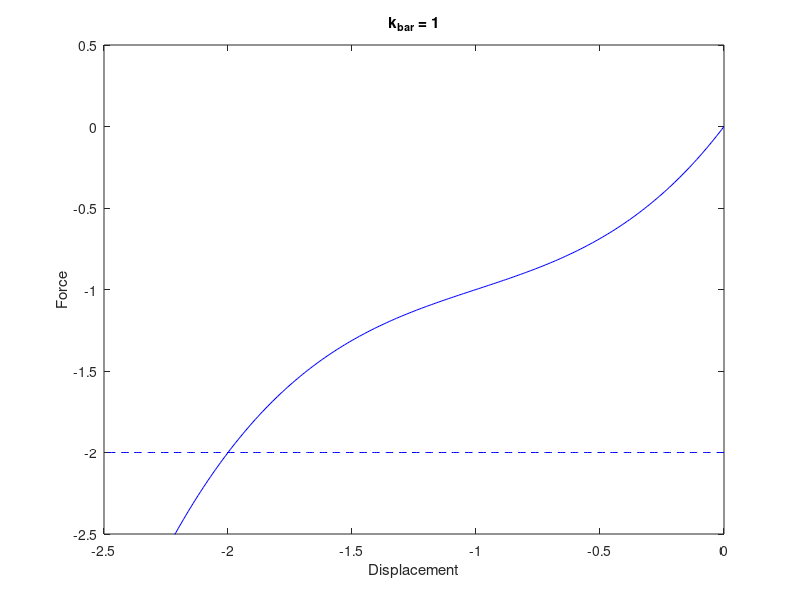

Write the MATLAB code that produced this figure. (Note: this script raises an error after producing the figure.)
%%
clear
clc
close all
format longEng
%% plot the analytical solution
k_bar = 1.0;
x=0:-0.01:-2.5;
y=x + 1.5*x.^2 + 0.5*x.^3 + k_bar * x;
figure(1)
fig1 = plot(x,y,'b'); hold on
axis([-2.5 0 -2.5 0.5]);
xlabel('Displacement');
ylabel('Force');
title(['k_b_a_r = ',num2str(k_bar)]);

%% arc length method
% set param for increment
F_ext=2;
F_ini=0;
fig1 = plot(x,-F_ext*ones(1,length(x)),'b--'); hold on
%
tol=1e-3;
max_iter = 100;
step=1;
max_step = 100;
Residual_inc = 1;
%
deltalL = 0.05;
beta = 1.0;

while(step<=max_step)
    if step==1
        u(step)=0;
        lambda(step)=0;
    else
        u(step) = u(step-1) + delta_u(iter);
        lambda(step) = lambda(step-1) + delta_lambda(iter);
        if F_inter(u(step),k_bar)<-2
            break;
        end
    end
    
    %init iter
    iter=1;
    delta_u=0;
    delta_lambda=0;
    k = k_stif(u(step),k_bar);
    Residual=1;
    
    while(iter<=max_iter && abs(Residual)>=tol)
        if iter==1
            ddelta_u2=0;
            ddelta_u1=F_ext/k;
            
            a1=ddelta_u1*ddelta_u1+beta*F_ext*F_ext;
            a2=2*ddelta_u1*(delta_u(iter)+ddelta_u2)+2*delta_lambda(iter)*(beta^2)*F_ext*F_ext;
            a3=(delta_u(iter)+ddelta_u2)*(delta_u(iter)+ddelta_u2)-deltalL^2+(delta_lambda(iter)^2)*(beta^2)*F_ext*F_ext;
            
            if step==1
                fac=a2*a2-4*a1*a3;
                ddelta_lambda1=(-a2+sqrt(fac))/(2*a1);
                ddelta_lambda2=(-a2+sqrt(fac))/(2*a1);
                ddelta_lambda = max(ddelta_lambda1,ddelta_lambda2);
            else
                ddelta_lambda=lambda_solve(a1,a2,a3,delta_u(iter),ddelta_u,delta_lambda(iter),F_ext);
            end
            
            ddelta_u = ddelta_lambda*ddelta_u1 + ddelta_u2;
            delta_lambda(iter+1)=delta_lambda(iter)+ddelta_lambda;
            delta_u(iter+1)=delta_u(iter)+ddelta_u;
            
            %fig2 = plot(u(step)+delta_u(iter+1),(lambda(step)+delta_lambda(iter+1))*F_ext,'go','Markersize',5,'Markerfacecolor','g'); hold on
            %fig4 = plot(u(step)+delta_u(iter+1),F_inter(u(step)+delta_u(iter+1),k_bar),'ro','Markersize',5,'Markerfacecolor','r'); hold on
            Residual = -F_inter(u(step)+delta_u(iter+1),k_bar)+(lambda(step)+delta_lambda(iter+1))*F_ext;
            
        else
            ddelta_u2=Residual./k;%bar
            ddelta_u1=F_ext/k;%t
            
            a1=ddelta_u1*ddelta_u1+beta*F_ext*F_ext;
            a2=2*ddelta_u1*(delta_u(iter)+ddelta_u2)+2*delta_lambda(iter)*(beta^2)*F_ext*F_ext;
            a3=(delta_u(iter)+ddelta_u2)*(delta_u(iter)+ddelta_u2)-deltalL^2+(delta_lambda(iter)^2)*(beta^2)*F_ext*F_ext;
            
            ddelta_lambda=lambda_solve(a1,a2,a3,delta_u(iter),ddelta_u,delta_lambda(iter),F_ext);
            ddelta_u = ddelta_lambda*ddelta_u1 + ddelta_u2;
            delta_lambda(iter+1)=delta_lambda(iter)+ddelta_lambda;
            delta_u(iter+1)=delta_u(iter)+ddelta_u;
            
            %fig2 = plot(u(step)+delta_u(iter+1),(lambda(step)+delta_lambda(iter+1))*F_ext,'go','Markersize',5,'Markerfacecolor','g'); hold on
            %fig4 = plot(u(step)+delta_u(iter+1),F_inter(u(step)+delta_u(iter+1),k_bar),'ro','Markersize',5,'Markerfacecolor','r'); hold on
            Residual = -F_inter(u(step)+delta_u(iter+1),k_bar)+(lambda(step)+delta_lambda(iter+1))*F_ext;
        end
        %fig2 = plot(u(step)+delta_u(iter+1),(lambda(step)+delta_lambda(iter+1))*F_ext,'go','Markersize',5,'Markerfacecolor','g'); hold on
        fig4 = plot(u(step)+delta_u(iter+1),F_inter(u(step)+delta_u(iter+1),k_bar),'bo','Markersize',5,'Markerfacecolor','b'); hold on
        iter = iter+1;
    end
    step = step+1;
        
    
end

%% plot newton raphson
% set param for increment
F_ext=-2;
F_ext_ref = -2;
F_ini=0;
fig1 = plot(x,F_ext*ones(1,length(x)),'b--'); hold on

delta_f = -0.05;
num_step = F_ext/-0.02;
tol=1e-6;
max_iter = 100;
% init increment
for step = 1:1:(num_step+1)
    if step==1
        u(step)=0;
        F_ini(step)=0;
        F_ext(step)=F_ini(step)+delta_f;
    else
        u(step)=u(step-1)+delta_u;
        F_ini(step)=F_ini_j;
        F_ext(step)=F_ini(step)+delta_f;
    end
    % add a convergence for the increment step
    if F_ext(step)<F_ext_ref
        break;
    end
    %init iter
    iter=1;
    delta_u = 0;
    Residual = delta_f;
    k = k_stif(u(step),k_bar);
    %k = 2;
    while(iter<max_iter && abs(Residual)>=tol)
        ddelta_u=Residual/k;
        delta_u = delta_u + ddelta_u;
        F_ini_j=F_inter(u(step)+delta_u,k_bar);
        Residual = F_ext(step) - F_ini_j;
        iter = iter +1;
    end
    fig3 = plot(u(step),F_ini(step),'go','Markersize',5,'Markerfacecolor','g'); hold on
    u(step+1) = u(step)+delta_u;
    
    
end

%% plot Foward Euler
F_ext=-2;
F_ini=0;
u = 0;
fig1 = plot(x,F_ext*ones(1,length(x)),'b--'); hold on
%
delta_f = -0.01;
num_step=F_ext./delta_f;

%
for step = 1:1:(num_step+1)
    if step==1
        u(step)=0;
        F_ini(step)=0;
        F_ext(step)=F_ini(step)+delta_f;
        k = k_stif(u(step),k_bar);
        delta_u = delta_f./k;
        u(step+1)=u(step)+delta_u;
        F_ini(step+1)=F_ini(step)+delta_f;
    else
        F_ext(step)=F_ini(step)+delta_f;
        k = k_stif(u(step),k_bar);
        delta_u = delta_f./k;
        u(step+1)=u(step)+delta_u;
        F_ini(step+1)=F_ini(step)+delta_f;
        plot(u(step+1),F_ini(step+1),'ro','Markersize',5,'Markerfacecolor','r'); hold on
    end
end
fig2 = plot(u,F_ini,'ro','Markersize',5,'Markerfacecolor','r'); hold on

%%

legend([fig1 fig2 fig3 fig4],'Analytical solution','Forward euler alogorithm','Newton Raphson','Arc Length','location','best');

%%
%function definition
function y=F_inter(x,k_bar)
y=x + 1.5*x.^2 + 0.5*x.^3 + k_bar * x;
end
function y=k_stif(x,k_bar)
y = (1 + 3 * x + 1.5 * x.^2) + k_bar;
end
function delta_lambda=lambda_solve(a1,a2,a3,delta_u,ddelta_u,delta_lambda,F_ext)
if (a1==0 && a2==0)
    disp('No roots found')
elseif (a1==0 && a2~=0)
    delta_lambda=-a3./a2;
else
    fac=a2*a2-4*a1*a3;
    if fac<0
       disp('No root found, return')
    end
    lambda1=(-a2+sqrt(fac))/(2*a1);
    dot1 = ddelta_u*delta_u+lambda1*delta_lambda*F_ext*F_ext;
    lambda2=(-a2-sqrt(fac))/(2*a1);
    dot2 = ddelta_u*delta_u+lambda2*delta_lambda*F_ext*F_ext;
    if dot2>=dot1
        delta_lambda=lambda2;
    else
        delta_lambda=lambda1;
    end
end
end
    